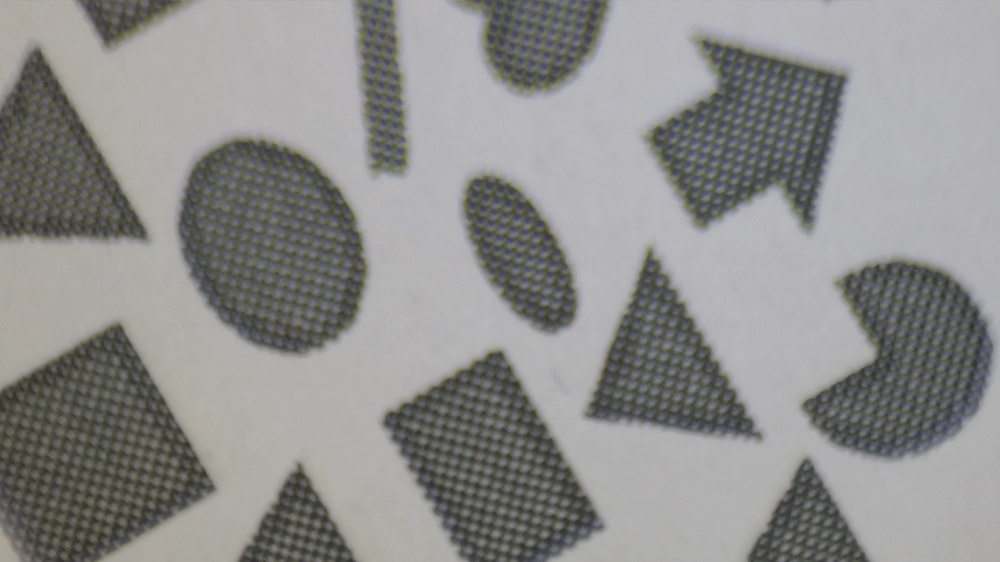
#> input picture 2-12/Python_Opcv/sample1.jpg, 1000 x 562 px, shrunk from 1920 x 1080 before the run, found by its file name
$ python sample1_contours2.py
#> lines starting #> are read from the running program, lines starting #| are printed output that depends on the picture; after the words box and inside, x2 and y2 are one past the last pixel; in counts of white or black regions, pixels touching at a corner belong together
import cv2
import numpy as np
import matplotlib.pyplot as plt
o = cv2.imread('sample1.jpg')
#> o is the input picture: shape (562, 1000, 3); mean B, G, R 140.4, 141.7, 142.1
im_grey = cv2.cvtColor(o, cv2.COLOR_BGR2GRAY) # 灰階影像
t, binary_img = cv2.threshold(im_grey, 140, 255, cv2.THRESH_BINARY_INV)
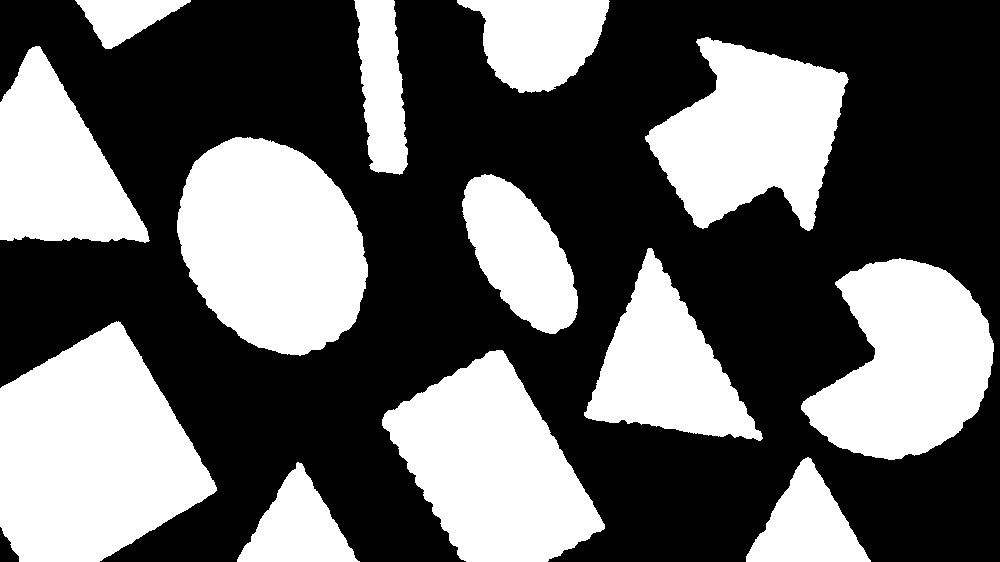
#> binary_img: shape (562, 1000); 39.6% white; 13 white regions
contours, hierarchy = cv2.findContours(binary_img, cv2.RETR_EXTERNAL, cv2.CHAIN_APPROX_SIMPLE)
#> contours = 13 contours; largest, box (x1, y1, x2, y2) and area: (0, 321, 217, 562) 35516, (177, 137, 368, 356) 30944, (382, 350, 605, 562) 27742, (801, 258, 994, 460) 25230, (645, 37, 849, 231) 23626
n = len(contours)
#> n = 13
for i in range(n):
    x,y,w,h = cv2.boundingRect(contours[i])
    brcnt = np.array([[[x, y]], [[x+w, y]], [[x+w, y+h]], [[x, y+h]]])
    cv2.drawContours(o, [brcnt], -1, (0, 0, 255), 5)
#> this loop made 13 passes
#> (x, y, w, h, brcnt) on passes 1 to 10: (237, 462, 123, 100, [[237, 462], [360, 462], [360, 562], [237, 562]]), (746, 457, 125, 105, [[746, 457], [871, 457], [871, 562], [746, 562]]), (382, 350, 223, 212, [[382, 350], [605, 350], [605, 562], [382, 562]]), (0, 321, 217, 241, [[0, 321], [217, 321], [217, 562], [0, 562]]), (801, 258, 193, 202, [[801, 258], [994, 258], [994, 460], [801, 460]]), (584, 248, 179, 193, [[584, 248], [763, 248], [763, 441], [584, 441]]), (462, 174, 116, 160, [[462, 174], [578, 174], [578, 334], [462, 334]]), (177, 137, 191, 219, [[177, 137], [368, 137], [368, 356], [177, 356]]), (0, 46, 150, 197, [[0, 46], [150, 46], [150, 243], [0, 243]]), (645, 37, 204, 194, [[645, 37], [849, 37], [849, 231], [645, 231]])
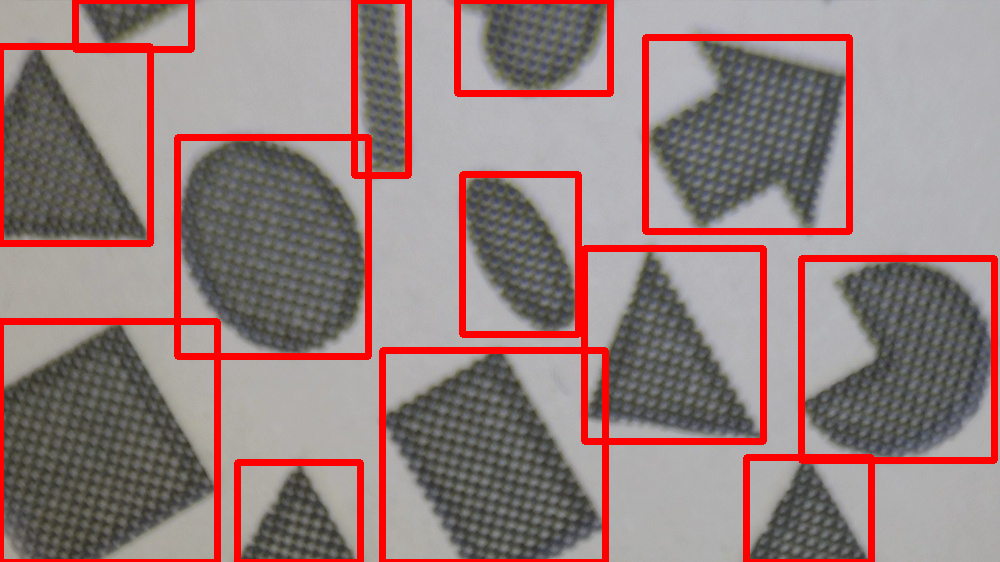
#> o: shape (562, 1000, 3); 9.26% of pixels changed, all inside (x1, y1, x2, y2) = (0, 0, 998, 562)
plt.subplot(1,2,1), plt.imshow(im_grey, cmap='gray')
plt.title('original gray image')
plt.subplot(1,2,2), plt.imshow(o, cmap='gray')
plt.title('find contour result')
plt.show()
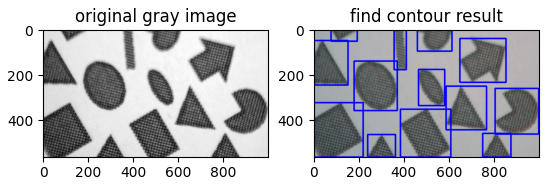
#> figure drawn by matplotlib, 2 panels; B, G, R data is drawn as R, G, B
